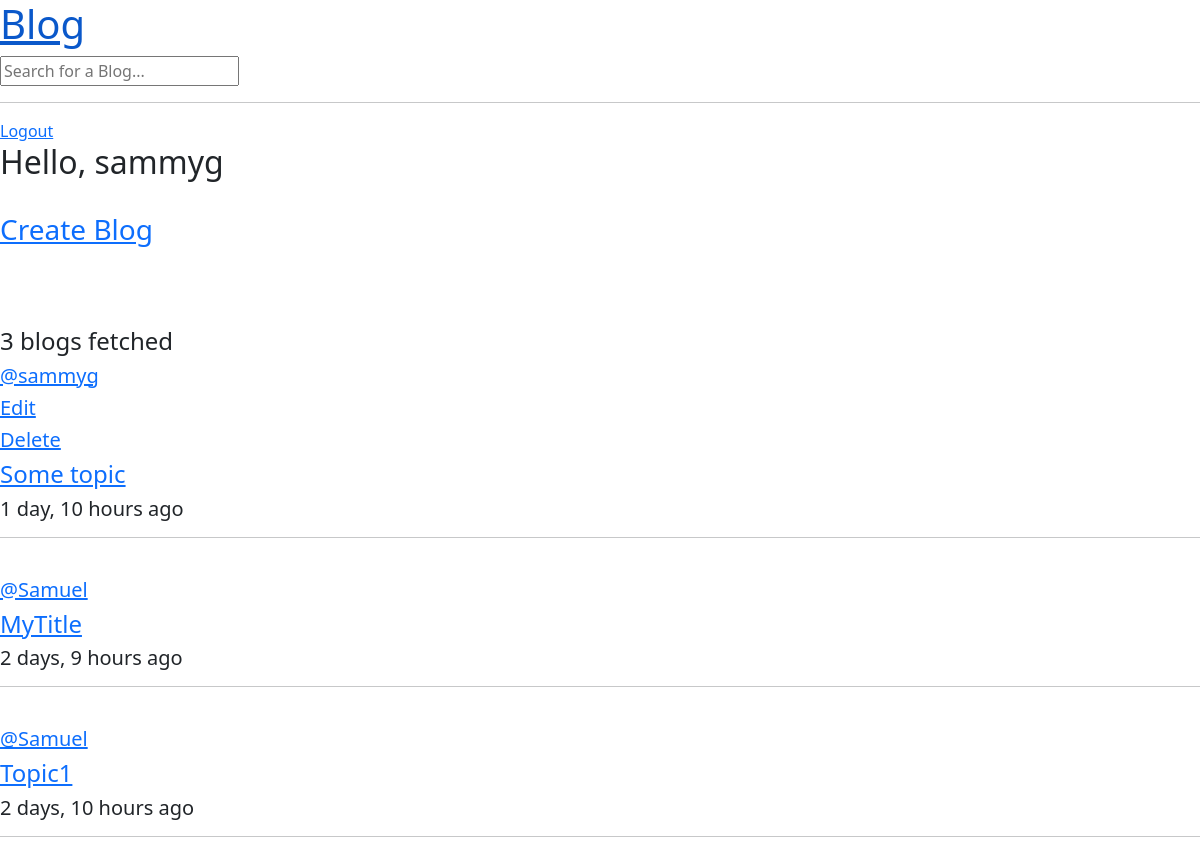
Screenshot of / (signed in) with the database file from the repository.
### base/models.py (models this page shows, shortened)
class Blog(models.Model):
    title = models.CharField(max_length=200)
    author = models.ForeignKey(User, on_delete=models.CASCADE)
    body = models.TextField()
    created = models.DateTimeField(auto_now_add=True)
    updated = models.DateTimeField(auto_now=True)
    class Meta:
        ordering = ["-updated", "-created"]

### base/views.py (the view)
# urls.py: 2. Add a URL to urlpatterns:  path('', views.home, name='home')
def home(request):
    q = request.GET.get('q') if request.GET.get('q') != None else ''
    blogs = Blog.objects.filter(
        Q(title__icontains=q)
    )
    blogcount = Blog.objects.count()
    context = {"blogs":blogs, "blogcount":blogcount}
    return render(request, "home.html", context)

### templates/home.html
{% extends 'main.html' %}
{% block content %}
    <div>
        <h2>Hello, {{request.user}}</h2><br>
        {% if request.user.is_authenticated %}
            <a href="{% url 'create-blog' %}"><h3>Create Blog</h3></a><br><br>
            <br>
        {% endif %}
        <h4>{{blogcount}} blogs fetched</h4>
        {% include 'blogs_component.html' %}
    </div>
{% endblock %}

### templates/blogs_component.html
{% block content %}
    {% for blog in blogs %}
        <div>
            <h5><a href="{% url 'user-profile' blog.author.id %}">@{{blog.author}}</a></h5>
            {% if request.user == blog.author %}
                <a href="{% url 'update-blog' blog.id %}"><h5>Edit</h5></a>
                <a href="{% url 'delete-blog' blog.id %}"><h5>Delete</h5></a>
            {% endif %}
            <a href="{% url 'blog' blog.id %}?q={{blog.title}}"><h4>{{blog.title}}</h4></a>
            <h5>{{blog.created|timesince}} ago</h5>
            <hr>
            <br>
        </div>
    {% endfor %}
{% endblock %}

### rows the page displays
Blog: author "sammyg", shows "Edit", title "Some topic", created "1 day, 10 hours"
Blog: author "Samuel", title "MyTitle", created "2 days, 9 hours"
Blog: author "Samuel", title "Topic1", created "2 days, 10 hours"

### other values shown
{{ request.user }} "sammyg"
{{ blogcount }} "3"
